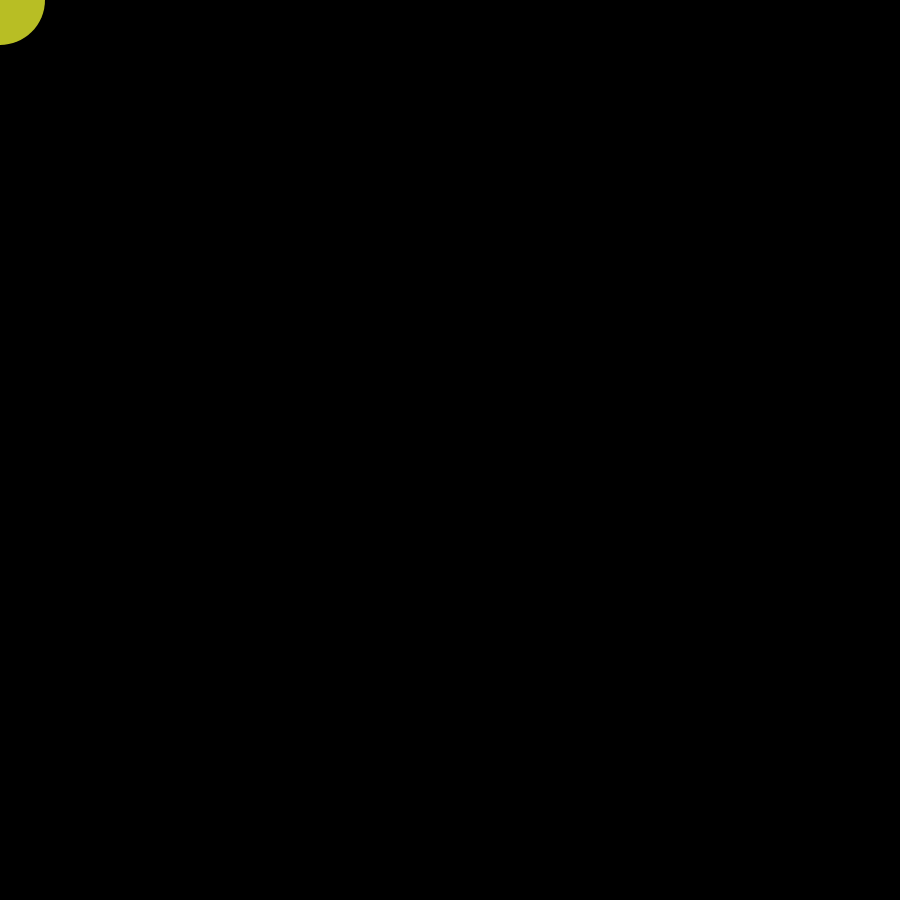
Frame 1 (no input)
Frame 60 (no input): identical to frame 1, image omitted
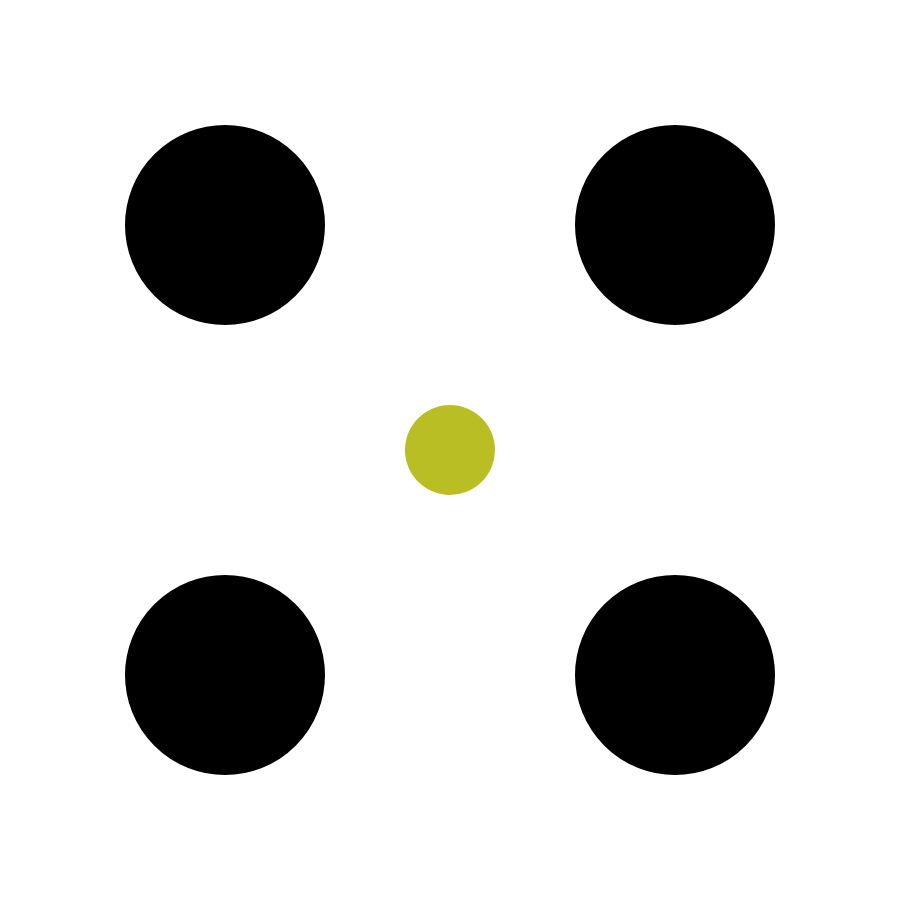
Frame 120 (the mouse pressed at the canvas centre since frame 60)

The p5.js sketch that drew these frames (run headless with seeded random() and noise() and a simulated clock; from frame 60 on, the mouse is pressed at the canvas centre):

// p5.js sketch
// ── sketch.js
let accent = "#B8BE24";

function setup() {
  createCanvas(900, 900);
  noStroke(); // no contour
  noCursor(); // hide default cursor
}

function draw() {
  background("black");

  noFill();
  stroke("white");
  strokeWeight(map(mouseX, 0, width, 0, 500));

  // circle 1
  ellipse(225, 225, 450, 450);

  // circle 2
  ellipse(675, 225, 450, 450);

  // circle 3
  ellipse(225, 675, 450, 450);

  // circle 4
  ellipse(675, 675, 450, 450);

  // draw ellipse as mouse cursor
  fill(accent);
  noStroke();
  ellipse(mouseX, mouseY, 90, 90);
}
